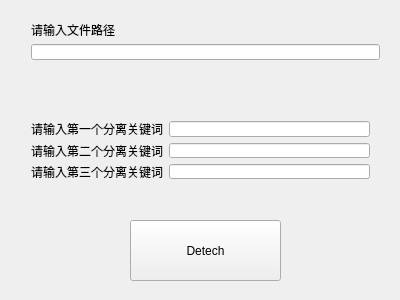
<?xml version="1.0" encoding="UTF-8"?>
<ui version="4.0">
 <class>MainWindow</class>
 <widget class="QMainWindow" name="MainWindow">
  <property name="geometry">
   <rect>
    <x>0</x>
    <y>0</y>
    <width>400</width>
    <height>300</height>
   </rect>
  </property>
  <property name="windowTitle">
   <string>DetechSpec</string>
  </property>
  <widget class="QWidget" name="centralWidget">
   <widget class="QPushButton" name="pushButton">
    <property name="geometry">
     <rect>
      <x>130</x>
      <y>220</y>
      <width>151</width>
      <height>61</height>
     </rect>
    </property>
    <property name="text">
     <string>Detech</string>
    </property>
   </widget>
   <widget class="QWidget" name="">
    <property name="geometry">
     <rect>
      <x>20</x>
      <y>10</y>
      <width>371</width>
      <height>61</height>
     </rect>
    </property>
    <layout class="QVBoxLayout" name="verticalLayout">
     <item>
      <widget class="QLabel" name="label">
       <property name="text">
        <string>请输入文件路径</string>
       </property>
      </widget>
     </item>
     <item>
      <widget class="QLineEdit" name="lineEdit"/>
     </item>
    </layout>
   </widget>
   <widget class="QWidget" name="">
    <property name="geometry">
     <rect>
      <x>20</x>
      <y>110</y>
      <width>361</width>
      <height>80</height>
     </rect>
    </property>
    <layout class="QVBoxLayout" name="verticalLayout_2">
     <item>
      <layout class="QHBoxLayout" name="horizontalLayout">
       <item>
        <widget class="QLabel" name="label_2">
         <property name="text">
          <string>请输入第一个分离关键词</string>
         </property>
        </widget>
       </item>
       <item>
        <widget class="QLineEdit" name="lineEdit_2"/>
       </item>
      </layout>
     </item>
     <item>
      <layout class="QHBoxLayout" name="horizontalLayout_2">
       <item>
        <widget class="QLabel" name="label_3">
         <property name="text">
          <string>请输入第二个分离关键词</string>
         </property>
        </widget>
       </item>
       <item>
        <widget class="QLineEdit" name="lineEdit_3"/>
       </item>
      </layout>
     </item>
     <item>
      <layout class="QHBoxLayout" name="horizontalLayout_3">
       <item>
        <widget class="QLabel" name="label_4">
         <property name="text">
          <string>请输入第三个分离关键词</string>
         </property>
        </widget>
       </item>
       <item>
        <widget class="QLineEdit" name="lineEdit_4"/>
       </item>
      </layout>
     </item>
    </layout>
   </widget>
  </widget>
 </widget>
 <layoutdefault spacing="6" margin="11"/>
 <resources/>
 <connections/>
</ui>
